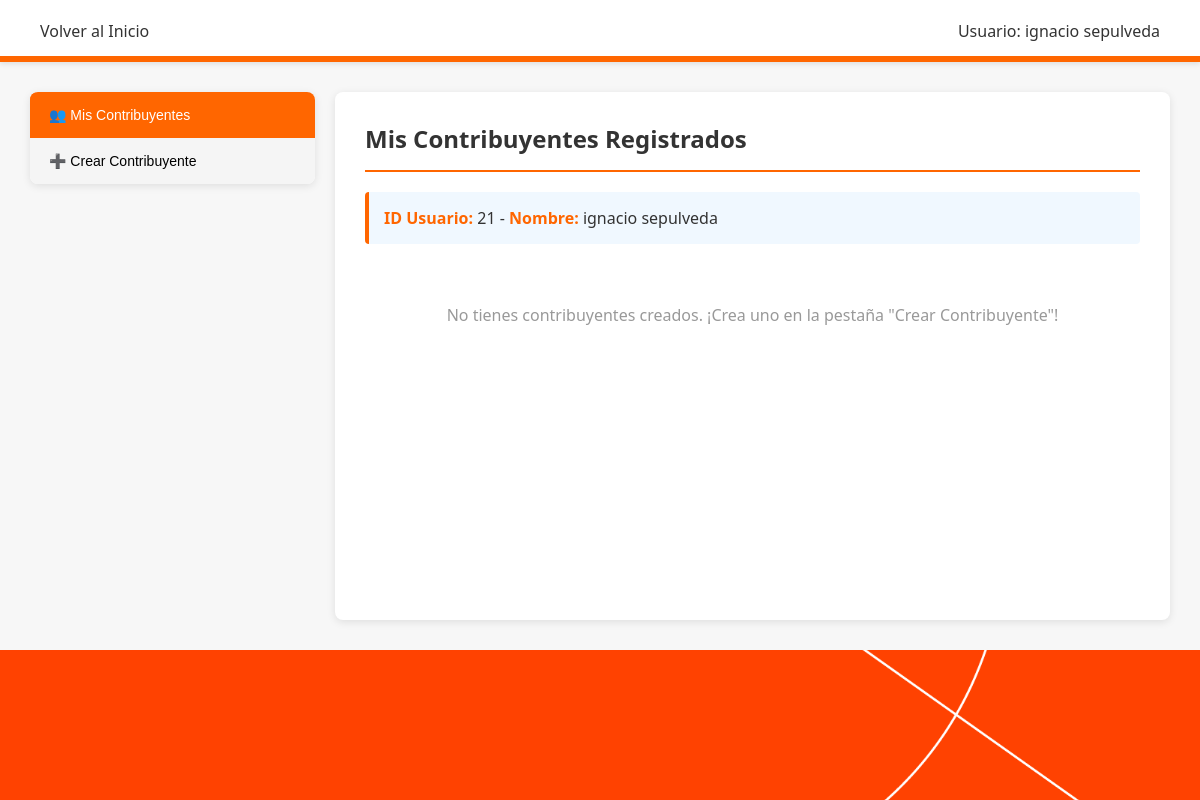
The app's page /tributarios/ (signed in), older data.
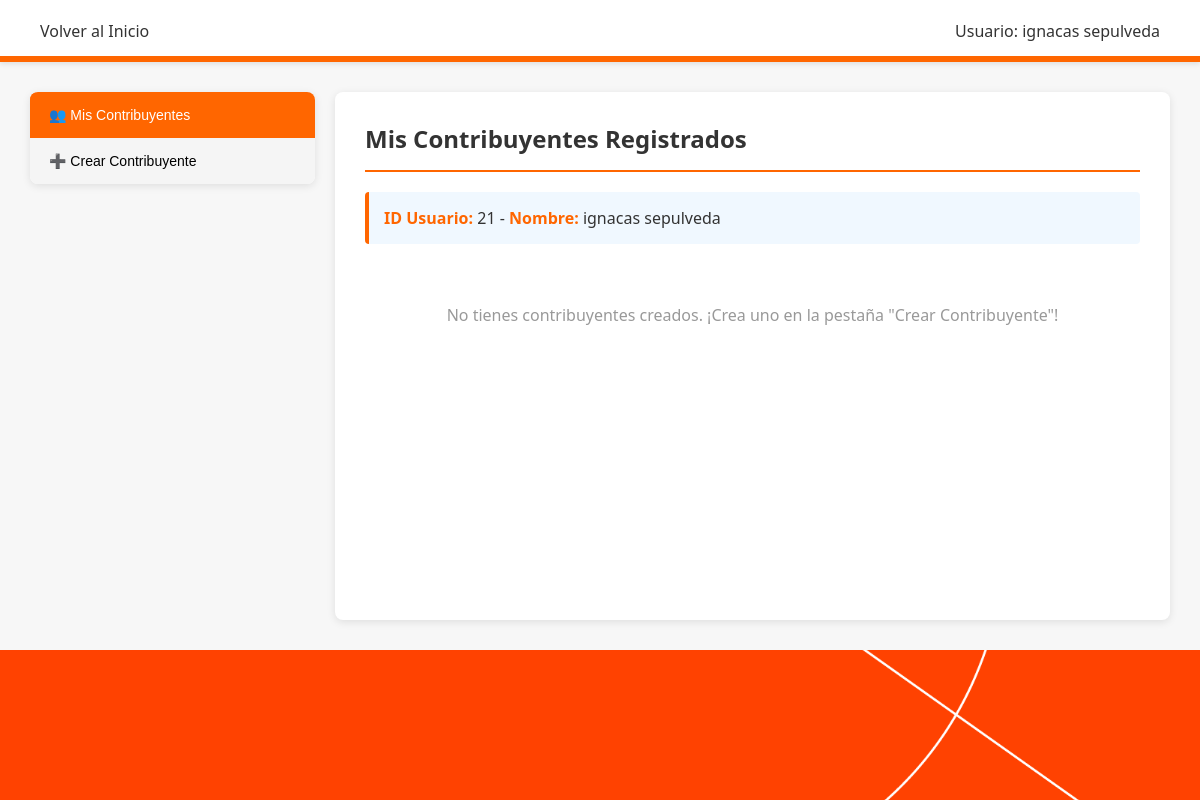
The same page, newer data.
### miapp/models.py (models this page shows, shortened)
class Usuario(models.Model):
    id_usuario = models.AutoField(primary_key=True)
    nombre = models.CharField(max_length=30)
    apellido = models.CharField(max_length=25)
    mail = models.CharField(max_length=25)
    contraseña = models.CharField(max_length=12)
    rol = models.CharField(max_length=15)

### miapp/views.py (the view)
# urls.py: path('tributarios/', views.manejo_tributarios, name='manejo_tributarios'),
def manejo_tributarios(request):
    if 'usuario_id' not in request.session:
        return redirect('crear_usuario')
    usuario_id = request.session['usuario_id']
    try:
        usuario = Usuario.objects.get(pk=usuario_id)
        contribuyentes = Contribuyente.objects.filter(id_usuario=usuario)
        paises = Pais.objects.all()
    except Usuario.DoesNotExist:
        request.session.flush()
        return redirect('crear_usuario')
    return render(request, 'manejo_tributarios.html', {
        'usuario': usuario,
        'contribuyentes': contribuyentes,
        'paises': paises,
        'tipos_contribuyente': TIPO_CONTRIBUYENTE_CHOICES.items(),
        'situacion_choices': ['Activo', 'Inactivo']
    })

### templates/manejo_tributarios.html (shortened to what this page needs)
{% load static %}
<!DOCTYPE html>
<html lang="es">
<head>
    <link rel="stylesheet" href="{% static 'tributarios.css' %}">
</head>
<body>
    <header class="main-header">
        <nav class="nav-links">
            <a href="{% url 'index' %}" class="nav-link">Volver al Inicio</a>
        </nav>
        <div class="user-session">
            <span class="username">Usuario: {{ usuario.nombre }} {{ usuario.apellido }}</span>
        </div>
    </header>
    <div class="main-container">
        <div class="tabs-section">
            <button class="tab-button" data-tab="contribuyentes-tab">
                👥 Mis Contribuyentes
            </button>
            <button class="tab-button" data-tab="crear-tab">
                ➕ Crear Contribuyente
            </button>
        </div>
        <div class="content-section">
            <div id="contribuyentes-tab" class="content-tab">
                <h2 class="tab-title">Mis Contribuyentes Registrados</h2>
                <div class="info-box">
                    <strong>ID Usuario:</strong> {{ usuario.id_usuario }} -
                    <strong>Nombre:</strong> {{ usuario.nombre }} {{ usuario.apellido }}
                </div>
                {% if contribuyentes %}
                <table class="tributarios-table">
                    <thead>
                        <tr>
                            <th>ID</th>
                            <th>País</th>
                            <th>Naturaleza</th>
                            <th>Situación</th>
                            <th>Identificador</th>
                            <th>Nombre Comercial</th>
                            <th>Acciones</th>
                        </tr>
                    </thead>
                    <tbody>
                        {% for c in contribuyentes %}
                        <tr>
                            <td>#{{ c.id_contribuyente }}</td>
                            <td>{{ c.id_pais.pais_nom }}</td>
                            <td>{{ c.tipo }}</td>
                            <td>{{ c.situación }}</td>
                            <td>{{ c.identificador_tributario }}</td>
                            <td>{{ c.nombre_comercial }}</td>
                            <td>
                                <div class="action-links">
                                    <a href="{% url 'editar_tributario' c.id_contribuyente %}" class="edit">Editar</a>
                                    <a href="{% url 'eliminar_tributario' c.id_contribuyente %}" class="delete delete-btn">Eliminar</a>
                                    <a href="{% url 'clasificaciones_por_contribuyente' c.id_contribuyente %}" class="manage">Clasificaciones</a>
                                </div>
                            </td>
                        </tr>
                        {% endfor %}
                    </tbody>
                </table>
                {% else %}
                <div class="empty-message">
                    <p>No tienes contribuyentes creados. ¡Crea uno en la pestaña "Crear Contribuyente"!</p>
                </div>
                {% endif %}
            </div>
        </div>
    </div>
    <footer class="footer"></footer>
</body>
</html>

### miapp/static/tributarios.css (style rules this page uses)
:root { --primary-orange: #ff6600; --light-bg: #f7f7f7; --border-color: #ddd; --text-dark: #333; }
* { margin: 0; padding: 0; box-sizing: border-box; }
body { font-family: 'Segoe UI', Tahoma, Geneva, Verdana, sans-serif; background-color: var(--light-bg); color: var(--text-dark); display: flex; flex-direction: column; min-height: 100vh; }
.main-header { background-color: #fff; padding: 20px 40px; display: flex; justify-content: space-between; align-items: center; box-shadow: 0 2px 5px rgba(0,0,0,0.1); position: relative; }
.main-header::after { content: ''; position: absolute; bottom: 0; left: 0; right: 0; height: 6px; background: var(--primary-orange); }
.nav-links { display: flex; gap: 20px; }
.nav-link { text-decoration: none; color: var(--text-dark); font-weight: 500; transition: color 0.3s; }
.user-session { display: flex; align-items: center; gap: 15px; }
.username { font-weight: 500; }
.main-container { display: flex; flex: 1 0 auto; gap: 20px; padding: 30px; max-width: 1400px; margin: 0 auto; width: 100%; }
.tabs-section { width: 25%; background: #fff; border-radius: 8px; box-shadow: 0 2px 8px rgba(0,0,0,0.1); overflow: hidden; height: fit-content; }
.tab-button { width: 100%; padding: 15px; border: none; background: #f5f5f5; cursor: pointer; text-align: left; font-size: 14px; font-weight: 500; border-left: 4px solid transparent; transition: all 0.3s; }
.tab-button.active { background: var(--primary-orange); color: white; border-left-color: var(--primary-orange); }
.content-section { flex: 1; background: #fff; border-radius: 8px; box-shadow: 0 2px 8px rgba(0,0,0,0.1); padding: 30px; }
.content-tab { display: none; }
.content-tab.active { display: block; }
.tab-title { font-size: 24px; font-weight: 700; color: var(--text-dark); margin-bottom: 20px; padding-bottom: 15px; border-bottom: 2px solid var(--primary-orange); }
.empty-message { text-align: center; padding: 40px; color: #999; }
.footer { background-image: url('/static/img/Banner.png'); background-size: cover; background-position: center; background-repeat: no-repeat; height: 150px; margin-top: auto; }
.info-box { background-color: #f0f8ff; border-left: 4px solid var(--primary-orange); padding: 15px; margin-bottom: 20px; border-radius: 4px; }
.info-box strong { color: var(--primary-orange); }

Row changes from the older to the newer data that the page shows:
changed Usuario "sepulveda": nombre "ignacio" → "ignacas"
